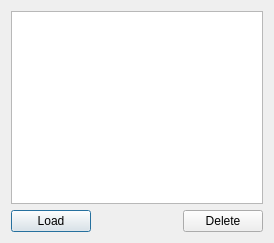
<?xml version="1.0" encoding="UTF-8"?>
<ui version="4.0">
 <class>Load</class>
 <widget class="QDialog" name="Load">
  <property name="geometry">
   <rect>
    <x>0</x>
    <y>0</y>
    <width>274</width>
    <height>243</height>
   </rect>
  </property>
  <property name="windowTitle">
   <string>Load</string>
  </property>
  <layout class="QVBoxLayout" name="verticalLayout">
   <item>
    <widget class="QListWidget" name="listWidget"/>
   </item>
   <item>
    <layout class="QHBoxLayout" name="horizontalLayout">
     <item>
      <widget class="QPushButton" name="loadButton">
       <property name="text">
        <string>Load</string>
       </property>
      </widget>
     </item>
     <item>
      <spacer name="horizontalSpacer">
       <property name="orientation">
        <enum>Qt::Horizontal</enum>
       </property>
       <property name="sizeHint" stdset="0">
        <size>
         <width>40</width>
         <height>20</height>
        </size>
       </property>
      </spacer>
     </item>
     <item>
      <widget class="QPushButton" name="deleteButton">
       <property name="text">
        <string>Delete</string>
       </property>
      </widget>
     </item>
    </layout>
   </item>
  </layout>
 </widget>
 <resources/>
 <connections/>
</ui>
